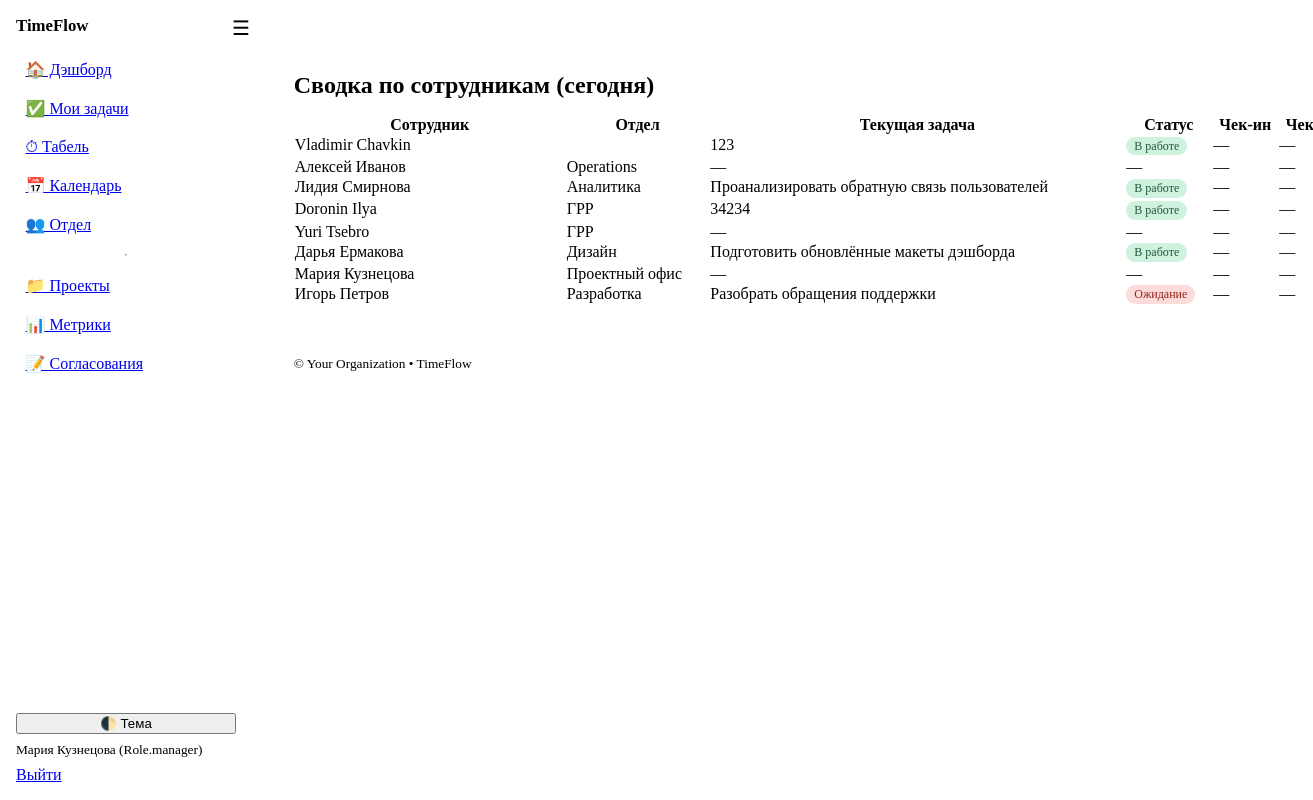
Page /team (signed in) on the committed database.
### models.py (models this page shows)
class User(Base):
    __tablename__ = "users"
    id: Mapped[int] = mapped_column(Integer, primary_key=True, index=True)
    username: Mapped[str] = mapped_column(String(50), unique=True, index=True)
    full_name: Mapped[str] = mapped_column(String(120))
    email: Mapped[str] = mapped_column(String(200), unique=True)
    department: Mapped[str] = mapped_column(String(120), default="")
    role: Mapped[Role] = mapped_column(Enum(Role), default=Role.employee)
    is_active: Mapped[bool] = mapped_column(Boolean, default=True)
    hashed_password: Mapped[str] = mapped_column(String(255))
    created_at: Mapped[dt.datetime] = mapped_column(DateTime, default=dt.datetime.utcnow)
    tasks: Mapped[list["Task"]] = relationship(
        "Task",
        back_populates="assignee",
        foreign_keys="Task.assignee_id",
    )
    time_entries: Mapped[list["TimeEntry"]] = relationship(
        "TimeEntry",
        back_populates="user",
        foreign_keys="TimeEntry.user_id",
    )
    member_projects: Mapped[list["ProjectMember"]] = relationship(backref="user", cascade="all, delete-orphan")

class Task(Base):
    __tablename__ = "tasks"
    id: Mapped[int] = mapped_column(Integer, primary_key=True)
    title: Mapped[str] = mapped_column(String(200))
    description: Mapped[str] = mapped_column(Text, default="")
    status: Mapped[TaskStatus] = mapped_column(Enum(TaskStatus), default=TaskStatus.in_progress)
    priority: Mapped[Priority] = mapped_column(Enum(Priority), default=Priority.medium)
    percent_complete: Mapped[int] = mapped_column(Integer, default=0)
    start_date: Mapped[dt.date | None] = mapped_column(Date, nullable=True)
    due_date: Mapped[dt.date | None] = mapped_column(Date, nullable=True)
    project_id: Mapped[int | None] = mapped_column(ForeignKey("projects.id"))
    assignee_id: Mapped[int] = mapped_column(ForeignKey("users.id"))
    created_by_id: Mapped[int] = mapped_column(ForeignKey("users.id"))
    created_at: Mapped[dt.datetime] = mapped_column(DateTime, default=dt.datetime.utcnow)
    project: Mapped["Project"] = relationship("Project", back_populates="tasks")
    assignee: Mapped["User"] = relationship(
        "User",
        back_populates="tasks",
        foreign_keys=[assignee_id],
    )
    created_by: Mapped["User"] = relationship(
        "User",
        foreign_keys=[created_by_id],
    )
    comments: Mapped[list["TaskComment"]] = relationship(back_populates="task")
    time_entries: Mapped[list["TimeEntry"]] = relationship(back_populates="task")
    approved: Mapped[bool] = mapped_column(Boolean, default=True)

### app.py (the view)
@app.get("/team", response_class=HTMLResponse)
def team_view(request: Request, db: Session = Depends(get_db), user: User = Depends(get_current_user)):
    users = db.scalars(select(User).where(User.is_active == True).order_by(User.department, User.full_name)).all()  # noqa: E712
    rows = []
    for u in users:
        task = db.scalar(select(Task).where(Task.assignee_id == u.id).order_by(Task.priority.desc(), Task.due_date.nulls_last()))
        att = db.scalar(select(Attendance).where(Attendance.user_id == u.id, Attendance.date == dt.date.today()))
        rows.append((u, task, att))
    return templates.TemplateResponse("team.html", {"request": request, "user": user, "rows": rows, "app_name": APP_NAME})

### templates/team.html
{% extends "base.html" %}
{% block content_class %} content--wide{% endblock %}
{% block content %}
  <h2>Сводка по сотрудникам (сегодня)</h2>
  <div class="table-wrapper">
    <table>
      <thead><tr><th>Сотрудник</th><th>Отдел</th><th>Текущая задача</th><th>Статус</th><th>Чек-ин</th><th>Чек-аут</th></tr></thead>
      <tbody>
        {% for u, t, a in rows %}
        <tr>
          <td>{{ u.full_name }}</td>
          <td>{{ u.department }}</td>
          <td>{{ t.title if t else "—" }}</td>
          <td>{% if t %}<span class="badge status-{{ t.status|enum_value }}">{{ t.status|status_label }}</span>{% else %}—{% endif %}</td>
          <td>{{ a.check_in.strftime("%H:%M") if a and a.check_in else "—" }}</td>
          <td>{{ a.check_out.strftime("%H:%M") if a and a.check_out else "—" }}</td>
        </tr>
        {% endfor %}
      </tbody>
    </table>
  </div>
{% endblock %}

### templates/base.html (shortened to what this page needs)
<!doctype html>
<html lang="ru" data-theme="light">
<head>
  <link rel="stylesheet" href="https://cdn.jsdelivr.net/npm/@picocss/pico@1/css/pico.min.css">
  <link rel="stylesheet" href="/static/theme.css">
</head>
<body class="layout">
  <aside class="sidebar">
    <div class="brand">
      <strong>{{ app_name }}</strong>
    </div>
    <nav class="menu">
      <a href="/dashboard">🏠 Дэшборд</a>
      <a href="/tasks?mine=1">✅ Мои задачи</a>
      <a href="/timesheet">⏱ Табель</a>
      <a href="/leaves">📅 Календарь</a>
      <a href="/team">👥 Отдел</a>
      {% if user and (user.role in ['manager','admin']) %}
        <hr>
        <a href="/projects">📁 Проекты</a>
        <a href="/metrics">📊 Метрики</a>
        <a href="/admin/approvals">📝 Согласования</a>
      {% endif %}
    </nav>
    <div class="sidebar-bottom">
      <button class="contrast full" onclick="toggleTheme()">🌓 Тема</button>
      {% if user %}
        <small class="muted">{{ user.full_name }} ({{ user.role }})</small>
        <a href="/auth/logout" class="secondary full">Выйти</a>
      {% endif %}
    </div>
  </aside>
  <header class="topbar">
    <label for="nav-toggle" class="burger" aria-label="Открыть меню">☰</label>
  </header>
  <main class="content{% block content_class %}{% endblock %}">
    {% block content %}{% endblock %}
  </main>
  <footer class="container footer-note">
    <small>&copy; {{ org_name if org_name is defined else '' }} • {{ app_name }}</small>
  </footer>
</body>
</html>

### static/theme.css (style rules this page uses)
:root { --sidebar-w: 220px; --topbar-h: 52px; --pico-border-radius: 12px; --content-max-width: 1200px; --content-gutter: clamp(1rem, 2.2vw + 0.5rem, 3rem); --chart-h: clamp(260px, 38vh, 520px); --tf-critical: hsl(0 75% 45%); --tf-badge-green-bg: hsl(148 58% 88%); --tf-badge-green-fg: hsl(148 45% 24%); --tf-badge-amber-bg: hsl(40 95% 90%); --tf-badge-amber-fg: hsl(28 65% 28%); --tf-badge-red-bg: hsl(3 80% 92%); --tf-badge-red-fg: hsl(3 70% 35%); --tf-badge-blue-bg: hsl(224 90% 92%); --tf-badge-blue-fg: hsl(224 70% 30%); --tf-badge-gray-bg: hsl(210 16% 90%); --tf-badge-gray-fg: hsl(210 12% 30%); }
.layout { display: contents; }
.sidebar { position: fixed; inset: 0 auto 0 0; width: var(--sidebar-w); background: var(--pico-card-background-color); border-right: 1px solid var(--pico-muted-border-color); padding: 1rem; display: flex; flex-direction: column; gap: 1rem; transform: translateX(-100%); transition: transform .2s ease; z-index: 1000; }
.brand { font-size: 1.05rem; white-space: nowrap; overflow: hidden; text-overflow: ellipsis; }
.menu { display: flex; flex-direction: column; gap: .25rem; }
.menu a { padding: .5rem .6rem; border-radius: 8px; }
.sidebar-bottom { margin-top: auto; display: grid; gap: .5rem; }
.full { width: 100%; }
.muted { color: var(--pico-muted-color); }
.topbar { position: fixed; top: 0; left: 0; right: 0; height: var(--topbar-h); display: flex; align-items: center; gap: .5rem; padding: 0 .75rem; background: var(--pico-background-color); border-bottom: 1px solid var(--pico-muted-border-color); z-index: 1100; }
.burger { font-size: 1.25rem; cursor: pointer; user-select: none; }
.content { padding: calc(var(--topbar-h) + 1rem) var(--content-gutter) 3rem; margin: 0 auto; width: min(100%, var(--content-max-width)); display: flex; flex-direction: column; gap: 1.25rem; }
.content.content--wide { width: 100%; max-width: none; }
.content > * { margin: 0; }
.footer-note { margin: 0 auto 2.5rem; width: min(100%, var(--content-max-width)); padding: 0 var(--content-gutter); }
@media (min-width: 992px) { .sidebar { transform: translateX(0); } }
@media (min-width: 992px) { .topbar { left: var(--sidebar-w); } }
@media (min-width: 992px) { .content, .footer-note { margin-left: calc(var(--sidebar-w) + var(--content-gutter)); width: min(calc(100% - var(--sidebar-w)), var(--content-max-width)); } }
@media (min-width: 992px) { .content.content--wide { width: calc(100% - var(--sidebar-w) - var(--content-gutter)); } }
.badge { padding: .15rem .5rem; border-radius: 999px; font-size: .75rem; line-height: 1.6; }
.status-in_progress { background: var(--tf-badge-green-bg); color: var(--tf-badge-green-fg); }
.status-waiting { background: var(--tf-badge-red-bg); color: var(--tf-badge-red-fg); }
.table-wrapper { overflow-x: auto; margin: -0.25rem -0.5rem 0; padding: 0 .5rem; }
.table-wrapper table { width: max-content; min-width: 100%; margin-bottom: 0; }
.table-wrapper th, .table-wrapper td { white-space: nowrap; vertical-align: top; }
.table-wrapper td:first-child { min-width: 220px; white-space: normal; }
.table-wrapper td .badge { white-space: nowrap; }

### templates/base.html (style rules this page uses)
:root { --tf-topbar-h: 56px; --topbar-h: 56px; }
.table-wrapper { overflow-x:auto; -webkit-overflow-scrolling:touch; }
.table-wrapper table { width:100%; border-collapse:separate; border-spacing:0; }

### rows in the picture
User: full_name "Мария Кузнецова", role "Role.manager", department "Проектный офис", title "—", check_in "—", check_out "—"
User: full_name "Vladimir Chavkin", title "123", status|status_label "В работе", check_in "—", check_out "—"
User: full_name "Алексей Иванов", department "Operations", title "—", check_in "—", check_out "—"
User: full_name "Лидия Смирнова", department "Аналитика", title "Проанализировать обратную связь пользователей", status|status_label "В работе", check_in "—", check_out "—"
User: full_name "Doronin Ilya", department "ГРР", title "34234", status|status_label "В работе", check_in "—", check_out "—"
User: full_name "Yuri Tsebro", department "ГРР", title "—", check_in "—", check_out "—"
User: full_name "Дарья Ермакова", department "Дизайн", title "Подготовить обновлённые макеты дэшборда", status|status_label "В работе", check_in "—", check_out "—"
User: full_name "Игорь Петров", department "Разработка", title "Разобрать обращения поддержки", status|status_label "Ожидание", check_in "—", check_out "—"

### other values in the picture
{{ app_name }} "TimeFlow"
{{ org_name if org_name is defined else '' }} "Your Organization"
